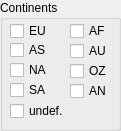
    <widget class="QGroupBox" name="grbCon">
     <property name="geometry">
      <rect>
       <x>740</x>
       <y>10</y>
       <width>121</width>
       <height>131</height>
      </rect>
     </property>
     <property name="title">
      <string>Continents</string>
     </property>
     <widget class="QCheckBox" name="cbxConEU">
      <property name="geometry">
       <rect>
        <x>10</x>
        <y>20</y>
        <width>41</width>
        <height>22</height>
       </rect>
      </property>
      <property name="toolTip">
       <string>&lt;html&gt;&lt;head/&gt;&lt;body&gt;&lt;p&gt;Select only stations from Europe&lt;/p&gt;&lt;/body&gt;&lt;/html&gt;</string>
      </property>
      <property name="text">
       <string>EU</string>
      </property>
     </widget>
     <widget class="QCheckBox" name="cbxConAS">
      <property name="geometry">
       <rect>
        <x>10</x>
        <y>40</y>
        <width>41</width>
        <height>20</height>
       </rect>
      </property>
      <property name="text">
       <string>AS</string>
      </property>
     </widget>
     <widget class="QCheckBox" name="cbxConNA">
      <property name="geometry">
       <rect>
        <x>10</x>
        <y>60</y>
        <width>41</width>
        <height>20</height>
       </rect>
      </property>
      <property name="text">
       <string>NA</string>
      </property>
     </widget>
     <widget class="QCheckBox" name="cbxConSA">
      <property name="geometry">
       <rect>
        <x>10</x>
        <y>80</y>
        <width>41</width>
        <height>20</height>
       </rect>
      </property>
      <property name="text">
       <string>SA</string>
      </property>
     </widget>
     <widget class="QCheckBox" name="cbxConAF">
      <property name="geometry">
       <rect>
        <x>70</x>
        <y>20</y>
        <width>41</width>
        <height>22</height>
       </rect>
      </property>
      <property name="toolTip">
       <string>&lt;html&gt;&lt;head/&gt;&lt;body&gt;&lt;p&gt;Select only stations from Europe&lt;/p&gt;&lt;/body&gt;&lt;/html&gt;</string>
      </property>
      <property name="text">
       <string>AF</string>
      </property>
     </widget>
     <widget class="QCheckBox" name="cbxConAU">
      <property name="geometry">
       <rect>
        <x>70</x>
        <y>40</y>
        <width>41</width>
        <height>22</height>
       </rect>
      </property>
      <property name="toolTip">
       <string>&lt;html&gt;&lt;head/&gt;&lt;body&gt;&lt;p&gt;Select only stations from Europe&lt;/p&gt;&lt;/body&gt;&lt;/html&gt;</string>
      </property>
      <property name="text">
       <string>AU</string>
      </property>
     </widget>
     <widget class="QCheckBox" name="cbxConOZ">
      <property name="geometry">
       <rect>
        <x>70</x>
        <y>60</y>
        <width>41</width>
        <height>22</height>
       </rect>
      </property>
      <property name="toolTip">
       <string>&lt;html&gt;&lt;head/&gt;&lt;body&gt;&lt;p&gt;Select only stations from Europe&lt;/p&gt;&lt;/body&gt;&lt;/html&gt;</string>
      </property>
      <property name="text">
       <string>OZ</string>
      </property>
     </widget>
     <widget class="QCheckBox" name="cbxConAN">
      <property name="geometry">
       <rect>
        <x>70</x>
        <y>80</y>
        <width>41</width>
        <height>22</height>
       </rect>
      </property>
      <property name="toolTip">
       <string>&lt;html&gt;&lt;head/&gt;&lt;body&gt;&lt;p&gt;Select only stations from Europe&lt;/p&gt;&lt;/body&gt;&lt;/html&gt;</string>
      </property>
      <property name="whatsThis">
       <string>Antarctica</string>
      </property>
      <property name="text">
       <string>AN</string>
      </property>
     </widget>
     <widget class="QCheckBox" name="cbxConUD">
      <property name="geometry">
       <rect>
        <x>10</x>
        <y>100</y>
        <width>61</width>
        <height>22</height>
       </rect>
      </property>
      <property name="toolTip">
       <string>&lt;html&gt;&lt;head/&gt;&lt;body&gt;&lt;p&gt;Select only stations from Europe&lt;/p&gt;&lt;/body&gt;&lt;/html&gt;</string>
      </property>
      <property name="text">
       <string>undef.</string>
      </property>
     </widget>
    </widget>
